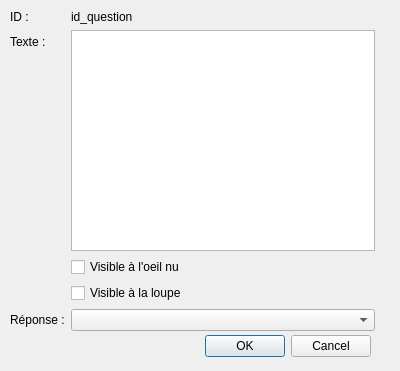
<?xml version="1.0" encoding="UTF-8"?>
<ui version="4.0">
 <class>ModifQuestionWindow</class>
 <widget class="QDialog" name="ModifQuestionWindow">
  <property name="geometry">
   <rect>
    <x>0</x>
    <y>0</y>
    <width>400</width>
    <height>371</height>
   </rect>
  </property>
  <property name="windowTitle">
   <string>Dialog</string>
  </property>
  <widget class="QDialogButtonBox" name="buttonBox">
   <property name="geometry">
    <rect>
     <x>30</x>
     <y>330</y>
     <width>341</width>
     <height>32</height>
    </rect>
   </property>
   <property name="orientation">
    <enum>Qt::Horizontal</enum>
   </property>
   <property name="standardButtons">
    <set>QDialogButtonBox::Cancel|QDialogButtonBox::Ok</set>
   </property>
  </widget>
  <widget class="QWidget" name="layoutWidget">
   <property name="geometry">
    <rect>
     <x>10</x>
     <y>10</y>
     <width>365</width>
     <height>321</height>
    </rect>
   </property>
   <layout class="QFormLayout" name="formLayout">
    <property name="fieldGrowthPolicy">
     <enum>QFormLayout::AllNonFixedFieldsGrow</enum>
    </property>
    <item row="0" column="0">
     <widget class="QLabel" name="label">
      <property name="text">
       <string>ID : </string>
      </property>
     </widget>
    </item>
    <item row="0" column="1">
     <widget class="QLabel" name="label_id">
      <property name="text">
       <string>id_question</string>
      </property>
     </widget>
    </item>
    <item row="1" column="0">
     <widget class="QLabel" name="label_3">
      <property name="text">
       <string>Texte : </string>
      </property>
     </widget>
    </item>
    <item row="1" column="1">
     <widget class="QTextEdit" name="textEdit"/>
    </item>
    <item row="2" column="1">
     <widget class="QCheckBox" name="checkBox_visibleOeil">
      <property name="text">
       <string>Visible à l'oeil nu</string>
      </property>
     </widget>
    </item>
    <item row="3" column="1">
     <widget class="QCheckBox" name="checkBox_visibleLoupe">
      <property name="text">
       <string>Visible à la loupe</string>
      </property>
     </widget>
    </item>
    <item row="4" column="1">
     <widget class="QComboBox" name="comboBoxReponses"/>
    </item>
    <item row="4" column="0">
     <widget class="QLabel" name="label_2">
      <property name="text">
       <string>Réponse :</string>
      </property>
     </widget>
    </item>
   </layout>
  </widget>
 </widget>
 <resources/>
 <connections>
  <connection>
   <sender>buttonBox</sender>
   <signal>accepted()</signal>
   <receiver>ModifQuestionWindow</receiver>
   <slot>accept()</slot>
   <hints>
    <hint type="sourcelabel">
     <x>248</x>
     <y>254</y>
    </hint>
    <hint type="destinationlabel">
     <x>157</x>
     <y>274</y>
    </hint>
   </hints>
  </connection>
  <connection>
   <sender>buttonBox</sender>
   <signal>rejected()</signal>
   <receiver>ModifQuestionWindow</receiver>
   <slot>reject()</slot>
   <hints>
    <hint type="sourcelabel">
     <x>316</x>
     <y>260</y>
    </hint>
    <hint type="destinationlabel">
     <x>286</x>
     <y>274</y>
    </hint>
   </hints>
  </connection>
 </connections>
</ui>
